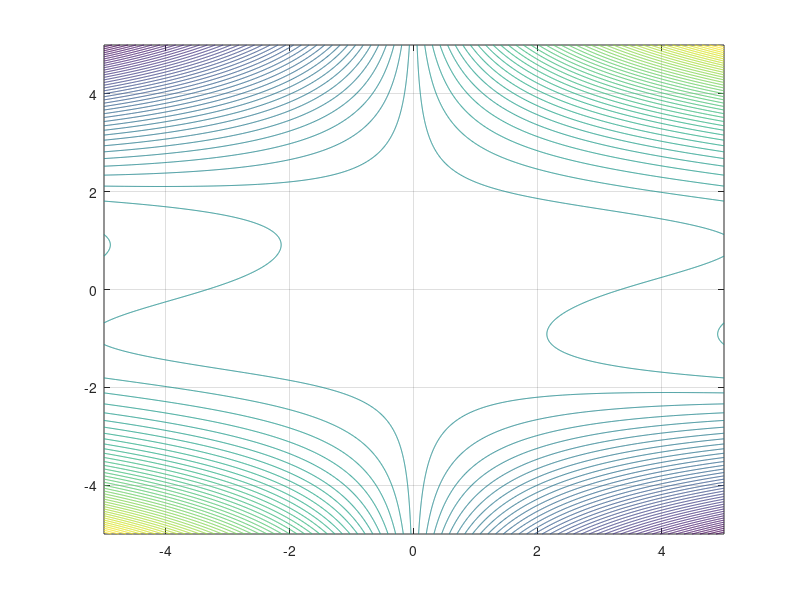

This figure's MATLAB source:
clear all;
close all;
%wykres
[x1, x2] = meshgrid(-5:0.01:5,-5:0.01:5);
%f = (4*x1.^2-2.1*x1.^4+(1/3)*x1.^6+x1.*x2-4*x2.^2+4*x2.^4);
f = (2*x1.^2+4*x1.*x2.^3-10*x1.*x2);
figure(1)
contour(x1,x2,f,80);
grid on
%funkcja
x0 = [0.1 0.1];
%funkcja = @(x1)4*x1(1)^2-2.1*x1(1)^4+(1/3)*x1(1)^6+x1(1)*x1(2)-4*x1(2)^2+4*x1(2)^4;
funkcja = @(x1)2*x1(1)^2+4*x1(1)*x1(2)^3-10*x1(1)*x1(2);
options=optimset('LargeScale','off','Display','iter','TolX',10e-8,'PlotFcns',@optimplotfval);

[x,fval,exitflag,output,grad,hessian] = fminunc(funkcja,x0,options) 